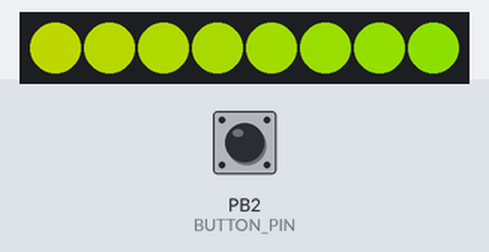
Simulated run of this sketch. Board: ATtiny85, built with avr-gcc and run on an emulated ATtiny85. Parts: 8 RGB LEDs in strip order, left to right. The inputs (shaded band) are chosen by the test bench; at power-on: PB2 (BUTTON_PIN) HIGH. Dim RGB values are drawn brighter than linear.

Above: at 1.2 s.
1.3 s: PB2 (BUTTON_PIN) pulled LOW for 0.15 s
At 1.46 s:
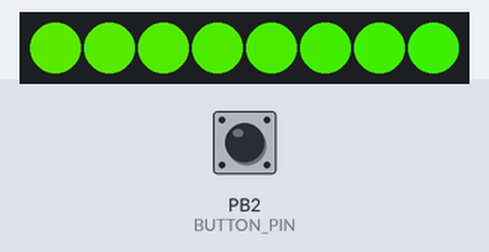
2.0 s: PB2 (BUTTON_PIN) pulled LOW for 1 s
At 3.5 s:
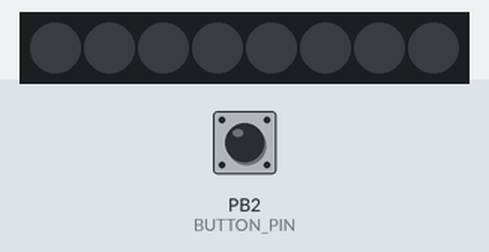
4.5 s: PB2 (BUTTON_PIN) pulled LOW for 0.15 s
At 4.8 s:
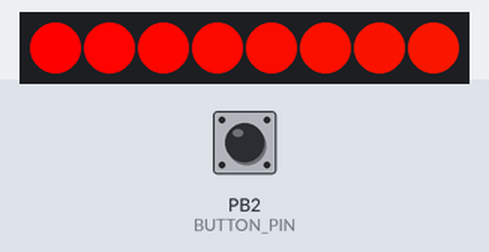
5.2 s: PB2 (BUTTON_PIN) pulled LOW for 3.2 s
At 5.2 s:
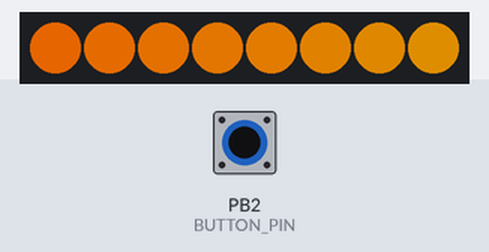
9.0 s: PB2 (BUTTON_PIN) pulsed LOW 2 times (0.12 s each, 0.3 s apart)
At 11.85 s:
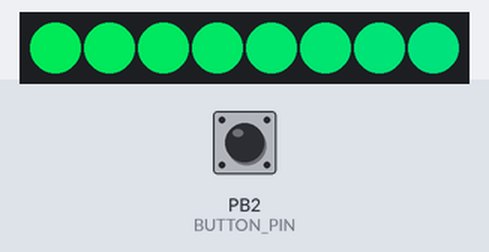
12.6 s: PB2 (BUTTON_PIN) pulled LOW for 0.15 s
At 12.76 s:
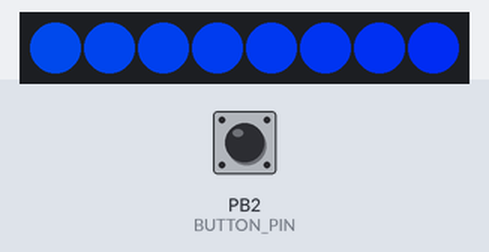
Timing chart, 0 to 17.9 s (numbered marks = the images above; inputs shaded):
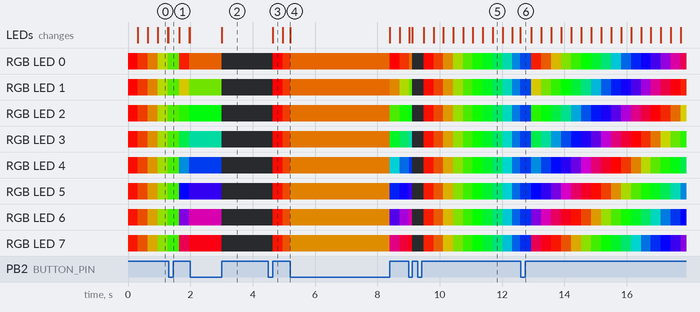

Measured:
- after the input at 2.0 s, the LEDs: change after 1.0 s (image 2)
- after the input at 4.5 s, RGB LED 0: off → RGB(255, 0, 0) after 0.15 s, → RGB(210, 45, 0) 0.32 s later, → RGB(177, 78, 0) 0.23 s later; RGB LED 1: off → RGB(252, 3, 0) after 0.15 s, → RGB(207, 48, 0) 0.32 s later, → RGB(174, 81, 0) 0.23 s later

The sketch:

Digispark_Lamp.ino
```cpp
// ************************** НАСТРОЙКИ ***********************
// ************************** SETTINGS ***********************
#define BUTTON_PIN   2    //pyc./ пин кнопки                     / eng./button pin
#define PIXEL_PIN    0    //pyc./ пин ленты                      / eng./tape pin
#define PIXEL_COUNT  8    //pyc./ количество светодиодов         / eng./number of LEDs
#define MAXFUN       2    //pyc./ количество эфектов             / eng./number of effects
// ************************** ДЛЯ РАЗРАБОТЧИКОВ ***********************
// ************************** FOR DEVELOPERS **************************
#include <Adafruit_NeoPixel.h>
Adafruit_NeoPixel strip = Adafruit_NeoPixel(PIXEL_COUNT, PIXEL_PIN, NEO_GRB + NEO_KHZ800);

#ifdef __AVR__
  #include <avr/power.h>
#endif
int fun = 0;
boolean buttonPressed() {
  boolean pressed = !digitalRead(BUTTON_PIN);
  if (pressed) {
    delay(10);
    pressed = !digitalRead(BUTTON_PIN);
    if (pressed) {
      fun++;
      if (fun>MAXFUN) fun = 0;
      while (!digitalRead(BUTTON_PIN));
    }
  }
  return (pressed);
}

void setup() {
  #if defined (__AVR_ATtiny85__)
    if (F_CPU == 16000000) clock_prescale_set(clock_div_1);
  #endif
  strip.begin();
  strip.show();
  pinMode(BUTTON_PIN, INPUT);

}

void loop() {
  switch (fun) {
  case 0:
      rainbow(20);
      break;
  case 1:
      rainbowCycle(20);
      break;
  case 2:
      black();
      break;
 }
}
//********************************************************************


//********************************************************************
void colorWipe(uint32_t c, uint8_t wait) {
  for(uint16_t i=0; i<strip.numPixels(); i++) {
      strip.setPixelColor(i, c);
      strip.show();
      delay(wait);
  }
}
//********************************************************************
void black(void) {
  colorWipe(strip.Color(0, 0, 0),0);
  strip.show();
  while (!buttonPressed());
}
//********************************************************************
void rainbow(uint8_t wait) {
  uint16_t i, j;
  for(j=0; j<256; j++) {
    for(i=0; i<strip.numPixels(); i++) {
      strip.setPixelColor(i, Wheel((i+j) & 255));
    }
    strip.show();
    delay(wait);
    if (buttonPressed()) return;
  }
}
//********************************************************************
void rainbowCycle(uint8_t wait) {
  uint16_t i, j;
  for(j=0; j<256*5; j++) {
    for(i=0; i< strip.numPixels(); i++) {
      strip.setPixelColor(i, Wheel(((i * 256 / strip.numPixels()) + j) & 255));
    }
    strip.show();
   delay(wait);
   if (buttonPressed()) return;
  }
}

//
uint32_t Wheel(byte WheelPos) {
  WheelPos = 255 - WheelPos;
  if(WheelPos < 85) {
    return strip.Color(255 - WheelPos * 3, 0, WheelPos * 3);
  }
  if(WheelPos < 170) {
    WheelPos -= 85;
    return strip.Color(0, WheelPos * 3, 255 - WheelPos * 3);
  }
  WheelPos -= 170;
  return strip.Color(WheelPos * 3, 255 - WheelPos * 3, 0);
}
```
